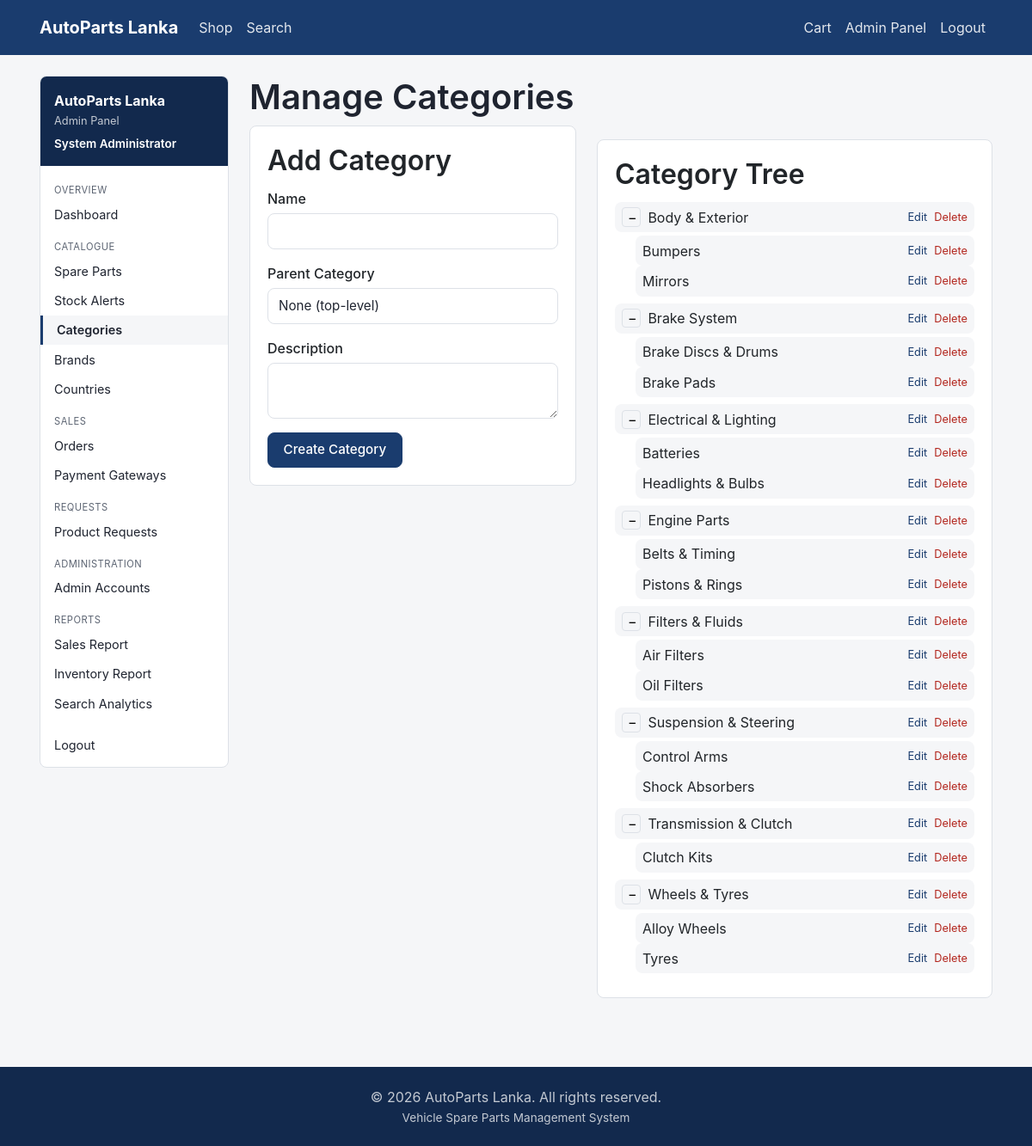
The page /admin/taxonomy/manage_categories.php (signed in) on the database its author committed.
### tables this page shows
CREATE TABLE category (
    categoryID       INT AUTO_INCREMENT PRIMARY KEY,
    parentCategoryID INT NULL,
    categoryName     VARCHAR(100) NOT NULL,
    description      TEXT NULL,
    CONSTRAINT fk_category_parent FOREIGN KEY (parentCategoryID)
        REFERENCES category(categoryID) ON DELETE SET NULL
);

### includes/functions.php (called while the page is built, shortened)
<?php
function e(?string $value): string
{
    return htmlspecialchars($value ?? '', ENT_QUOTES, 'UTF-8');
}

### includes/auth_guard.php (called while the page is built, shortened)
<?php
function currentAdminId(): ?int
{
    return isset($_SESSION['admin_id']) ? (int) $_SESSION['admin_id'] : null;
}
function currentAdmin(): ?array
{
    static $cache = [];
    $adminId = currentAdminId();
    if (!array_key_exists($adminId, $cache)) {
        $stmt = getDB()->prepare('SELECT * FROM admin WHERE adminID = ?');
        $stmt->execute([$adminId]);
        $cache[$adminId] = $stmt->fetch() ?: null;
    }
    return $cache[$adminId];
}

### config/database.php (called while the page is built, shortened)
<?php
function getDB(): PDO
{
    static $pdo = null;
    if ($pdo === null) {
        $dsn = 'mysql:host=' . DB_HOST . ';dbname=' . DB_NAME . ';charset=utf8mb4';
        $pdo = new PDO($dsn, DB_USER, DB_PASS, [
            PDO::ATTR_ERRMODE => PDO::ERRMODE_EXCEPTION,
            PDO::ATTR_DEFAULT_FETCH_MODE => PDO::FETCH_ASSOC,
            PDO::ATTR_EMULATE_PREPARES => false,
        ]);
    }
    return $pdo;
}

### admin/lib/inventory_helper.php (called while the page is built, shortened)
<?php
function invCategoryTree(PDO $db): array
{
    $rows = $db->query(
        'SELECT categoryID, parentCategoryID, categoryName, description FROM category ORDER BY categoryName'
    )->fetchAll();
    $topLevel = [];
    $childrenByParent = [];
    foreach ($rows as $row) {
        if ($row['parentCategoryID'] === null) {
            $topLevel[(int) $row['categoryID']] = $row + ['children' => []];
        } else {
            $childrenByParent[(int) $row['parentCategoryID']][] = $row;
        }
    }
    return array_values($topLevel);
}

### admin/taxonomy/manage_categories.php (the view, shortened to what this page needs)
<?php
require_once __DIR__ . '/../lib/inventory_helper.php';
$db = getDB();
$errors = [];
$editCategory = null;
$tree = invCategoryTree($db);
require __DIR__ . '/../../includes/header.php';
?>
<div class="container">
    <div class="adm-layout">
        <?php require __DIR__ . '/../../includes/admin_sidebar.php'; ?>
        <div class="adm-content">
            <h1>Manage Categories</h1>
            <div class="adm-two-col">
                <div class="card">
                    <h2 class="card-title"><?php echo $editCategory ? 'Edit Category' : 'Add Category'; ?></h2>
                    <form method="post" action="<?php echo BASE_URL; ?>/admin/taxonomy/manage_categories.php" data-validate novalidate>
                        <div class="form-group">
                            <label class="form-label" for="category_name">Name</label>
                            <input type="text" id="category_name" name="category_name" class="form-control<?php echo isset($errors['category_name']) ? ' is-invalid' : ''; ?>" value="<?php echo e($editCategory['categoryName'] ?? ''); ?>" required>
                        </div>
                        <div class="form-group">
                            <label class="form-label" for="parent_category_id">Parent Category</label>
                            <select id="parent_category_id" name="parent_category_id" class="form-control<?php echo isset($errors['parent_category_id']) ? ' is-invalid' : ''; ?>">
                                <option value="">None (top-level)</option>
                            </select>
                        </div>
                        <div class="form-group">
                            <label class="form-label" for="description">Description</label>
                            <textarea id="description" name="description" class="form-control" rows="2"><?php echo e($editCategory['description'] ?? ''); ?></textarea>
                        </div>
                        <button type="submit" class="btn btn-primary"><?php echo $editCategory ? 'Save Changes' : 'Create Category'; ?></button>
                    </form>
                </div>
                <div class="card">
                    <h2 class="card-title">Category Tree</h2>
                    <ul class="adm-tree">
                        <?php foreach ($tree as $top): ?>
                        <li>
                            <div class="adm-tree-row">
                                <button type="button" class="adm-tree-toggle" data-adm-tree-toggle>&minus;</button>
                                <span><?php echo e($top['categoryName']); ?></span>
                                <span class="adm-tree-actions">
                                    <a href="<?php echo BASE_URL; ?>/admin/taxonomy/manage_categories.php?edit=<?php echo (int) $top['categoryID']; ?>">Edit</a>
                                    <form method="post" action="<?php echo BASE_URL; ?>/admin/taxonomy/manage_categories.php" style="display:inline;" data-confirm="Delete this category?">
                                        <button type="submit" class="adm-tree-delete">Delete</button>
                                    </form>
                                </span>
                            </div>
                            <?php if (!empty($top['children'])): ?>
                            <ul class="adm-tree-children">
                                <?php foreach ($top['children'] as $child): ?>
                                <li>
                                    <div class="adm-tree-row">
                                        <span><?php echo e($child['categoryName']); ?></span>
                                        <span class="adm-tree-actions">
                                            <a href="<?php echo BASE_URL; ?>/admin/taxonomy/manage_categories.php?edit=<?php echo (int) $child['categoryID']; ?>">Edit</a>
                                            <form method="post" action="<?php echo BASE_URL; ?>/admin/taxonomy/manage_categories.php" style="display:inline;" data-confirm="Delete this category?">
                                                <button type="submit" class="adm-tree-delete">Delete</button>
                                            </form>
                                        </span>
                                    </div>
                                </li>
                                <?php endforeach; ?>
                            </ul>
                            <?php endif; ?>
                        </li>
                        <?php endforeach; ?>
                    </ul>
                </div>
            </div>
        </div>
    </div>
</div>
<?php require __DIR__ . '/../../includes/footer.php'; ?>

### includes/admin_sidebar.php (shortened to what this page needs)
<?php
$sidebarAdmin = currentAdmin();
$currentScript = basename($_SERVER['SCRIPT_NAME'] ?? '');
function admNavActive(string $path, string $currentScript): string
{
    return basename($path) === $currentScript ? ' active' : '';
}
?>
<aside class="adm-sidebar">
    <div class="adm-sidebar-header">
        <p class="adm-sidebar-brand"><?php echo e(SITE_NAME); ?></p>
        <p class="adm-sidebar-role">Admin Panel</p>
        <?php if ($sidebarAdmin): ?>
        <p class="adm-sidebar-user"><?php echo e($sidebarAdmin['fullName']); ?></p>
        <?php endif; ?>
    </div>
    <nav class="adm-sidebar-nav">
        <p class="adm-nav-heading">Overview</p>
        <a class="adm-nav-link<?php echo admNavActive('dashboard.php', $currentScript); ?>" href="<?php echo BASE_URL; ?>/admin/dashboard.php">Dashboard</a>
        <p class="adm-nav-heading">Catalogue</p>
        <a class="adm-nav-link<?php echo admNavActive('list_parts.php', $currentScript); ?>" href="<?php echo BASE_URL; ?>/admin/parts/list_parts.php">Spare Parts</a>
        <a class="adm-nav-link<?php echo admNavActive('stock_alerts.php', $currentScript); ?>" href="<?php echo BASE_URL; ?>/admin/parts/stock_alerts.php">Stock Alerts</a>
        <a class="adm-nav-link<?php echo admNavActive('manage_categories.php', $currentScript); ?>" href="<?php echo BASE_URL; ?>/admin/taxonomy/manage_categories.php">Categories</a>
        <a class="adm-nav-link<?php echo admNavActive('manage_brands.php', $currentScript); ?>" href="<?php echo BASE_URL; ?>/admin/taxonomy/manage_brands.php">Brands</a>
        <a class="adm-nav-link<?php echo admNavActive('manage_countries.php', $currentScript); ?>" href="<?php echo BASE_URL; ?>/admin/taxonomy/manage_countries.php">Countries</a>
        <p class="adm-nav-heading">Sales</p>
        <a class="adm-nav-link<?php echo admNavActive('manage_orders.php', $currentScript); ?>" href="<?php echo BASE_URL; ?>/admin/orders/manage_orders.php">Orders</a>
        <a class="adm-nav-link<?php echo admNavActive('manage_gateways.php', $currentScript); ?>" href="<?php echo BASE_URL; ?>/admin/gateways/manage_gateways.php">Payment Gateways</a>
        <p class="adm-nav-heading">Requests</p>
        <a class="adm-nav-link<?php echo admNavActive('manage_requests.php', $currentScript); ?>" href="<?php echo BASE_URL; ?>/admin/requests/manage_requests.php">Product Requests</a>
        <p class="adm-nav-heading">Administration</p>
        <a class="adm-nav-link<?php echo admNavActive('list_admins.php', $currentScript); ?>" href="<?php echo BASE_URL; ?>/admin/admins/list_admins.php">Admin Accounts</a>
        <p class="adm-nav-heading">Reports</p>
        <a class="adm-nav-link<?php echo admNavActive('sales_report.php', $currentScript); ?>" href="<?php echo BASE_URL; ?>/admin/reports/sales_report.php">Sales Report</a>
        <a class="adm-nav-link<?php echo admNavActive('inventory_report.php', $currentScript); ?>" href="<?php echo BASE_URL; ?>/admin/reports/inventory_report.php">Inventory Report</a>
        <a class="adm-nav-link<?php echo admNavActive('search_analytics.php', $currentScript); ?>" href="<?php echo BASE_URL; ?>/admin/reports/search_analytics.php">Search Analytics</a>
        <a class="adm-nav-link" href="<?php echo BASE_URL; ?>/auth/logout.php">Logout</a>
    </nav>
</aside>

### assets/css/base.css (style rules this page uses)
:root { --color-primary: #1a3c6e; --color-primary-dark: #12294d; --color-accent: #d9782d; --color-success: #1f7a4d; --color-danger: #b3261e; --color-warning: #8a6100; --color-info: #1d5f8a; --color-text: #1f2430; --color-text-muted: #5c6472; --color-border: #dde1e7; --color-bg: #f5f6f8; --color-surface: #ffffff; --radius: 8px; --font-base: -apple-system, BlinkMacSystemFont, "Segoe UI", Roboto, Helvetica, Arial, sans-serif; }
* { box-sizing: border-box; }
html, body { margin: 0; padding: 0; }
body { font-family: var(--font-base); color: var(--color-text); background: var(--color-bg); line-height: 1.5; display: flex; flex-direction: column; min-height: 100vh; }
.container { max-width: 1140px; margin: 0 auto; padding: 0 1rem; }
a { color: var(--color-primary); text-decoration: none; }
h1, h2, h3, h4, h5, h6 { font-weight: 600; line-height: 1.25; margin-top: 0; }
.btn { display: inline-block; font-weight: 500; text-align: center; vertical-align: middle; cursor: pointer; border: 1px solid transparent; padding: 0.5rem 1.1rem; font-size: 0.95rem; border-radius: var(--radius); transition: background-color 0.15s ease, border-color 0.15s ease; }
.btn-primary { background: var(--color-primary); border-color: var(--color-primary); color: #fff; }
.form-group { margin-bottom: 1rem; }
.form-label { display: block; font-weight: 500; margin-bottom: 0.3rem; }
.form-control { display: block; width: 100%; padding: 0.55rem 0.75rem; font-size: 0.95rem; color: var(--color-text); background: var(--color-surface); border: 1px solid var(--color-border); border-radius: var(--radius); }
.card { background: var(--color-surface); border: 1px solid var(--color-border); border-radius: var(--radius); padding: 1.25rem; }
.card + .card { margin-top: 1rem; }
.card-title { margin-bottom: 0.75rem; }
.adm-layout { display: flex; align-items: flex-start; gap: 1.5rem; }
.adm-sidebar { flex: 0 0 220px; background: var(--color-surface); border: 1px solid var(--color-border); border-radius: var(--radius); overflow: hidden; position: sticky; top: 1rem; }
.adm-sidebar-header { background: var(--color-primary-dark); color: #fff; padding: 1rem; }
.adm-sidebar-brand { margin: 0; font-weight: 700; }
.adm-sidebar-role { margin: 0.15rem 0 0; font-size: 0.8rem; color: rgba(255, 255, 255, 0.75); }
.adm-sidebar-user { margin: 0.4rem 0 0; font-size: 0.85rem; font-weight: 600; }
.adm-sidebar-nav { display: flex; flex-direction: column; padding: 0.5rem 0; }
.adm-nav-heading { margin: 0.75rem 1rem 0.15rem; font-size: 0.7rem; text-transform: uppercase; letter-spacing: 0.04em; color: var(--color-text-muted); }
.adm-nav-link { padding: 0.4rem 1rem; color: var(--color-text); font-size: 0.9rem; }
.adm-nav-link.active { background: var(--color-bg); font-weight: 600; border-left: 3px solid var(--color-primary); }
.adm-content { flex: 1; min-width: 0; }

### assets/css/admin.css (style rules this page uses)
.adm-two-col { display: grid; grid-template-columns: minmax(280px, 380px) 1fr; gap: 1.5rem; align-items: start; }
.adm-tree, .adm-tree-children { list-style: none; margin: 0; padding: 0; }
.adm-tree-children { margin-left: 1.5rem; margin-top: 0.25rem; }
.adm-tree > li { margin-bottom: 0.5rem; }
.adm-tree-row { display: flex; align-items: center; gap: 0.5rem; padding: 0.35rem 0.5rem; border-radius: var(--radius); background: var(--color-bg); }
.adm-tree-toggle { background: none; border: 1px solid var(--color-border); border-radius: 4px; width: 1.4rem; height: 1.4rem; line-height: 1; cursor: pointer; flex-shrink: 0; }
.adm-tree-actions { margin-left: auto; display: flex; gap: 0.5rem; font-size: 0.8rem; }
.adm-tree-delete { background: none; border: none; color: var(--color-danger); cursor: pointer; font-size: 0.8rem; padding: 0; }

### rows shown on the page
category: categoryName "Body & Exterior"
category: categoryName "Bumpers"
category: categoryName "Mirrors"
category: categoryName "Brake System"
category: categoryName "Brake Discs & Drums"
category: categoryName "Brake Pads"
category: categoryName "Electrical & Lighting"
category: categoryName "Batteries"
category: categoryName "Headlights & Bulbs"
category: categoryName "Engine Parts"
category: categoryName "Belts & Timing"
category: categoryName "Pistons & Rings"
category: categoryName "Filters & Fluids"
category: categoryName "Air Filters"
category: categoryName "Oil Filters"
category: categoryName "Suspension & Steering"
category: categoryName "Control Arms"
category: categoryName "Shock Absorbers"
category: categoryName "Transmission & Clutch"
category: categoryName "Clutch Kits"
category: categoryName "Wheels & Tyres"
category: categoryName "Alloy Wheels"
category: categoryName "Tyres"

### other values the page prints
SITE_NAME "AutoParts Lanka"
$sidebarAdmin['fullName'] "System Administrator"
